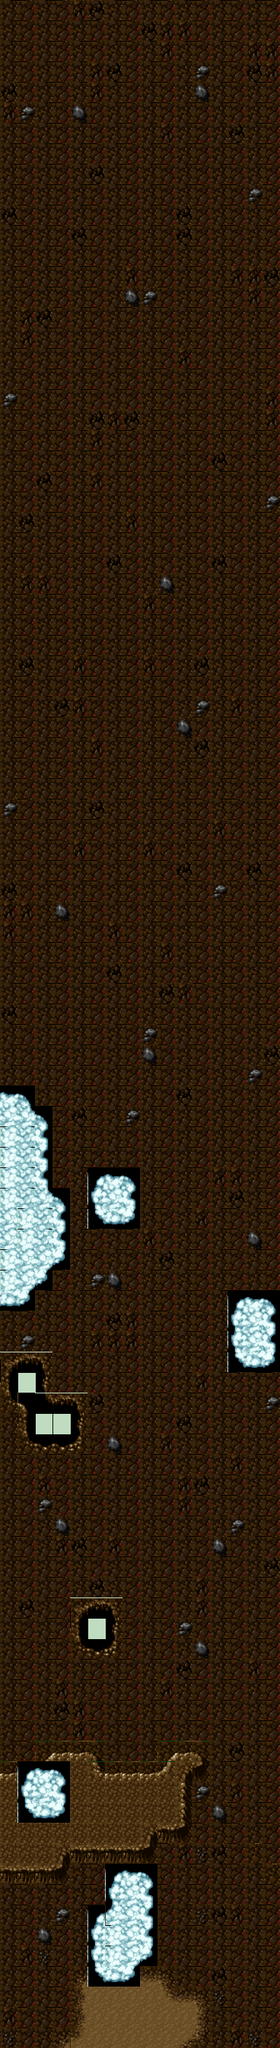

Tiled map render using the project's own tile images. Description and the map definition, with tile-layer contents summarised, below:
An orthogonal 16x100 tile map with 24x28 px tiles, 2 tile layers (ground, sky).

<map version="1.0" orientation="orthogonal" width="16" height="100" tilewidth="24" tileheight="28">
 <tileset firstgid="1" name="level" tilewidth="24" tileheight="28">
  <image source="level.png" trans="000000" width="240" height="1736" />
 </tileset>
 <layer name="ground" width="16" height="100">
  <data>[1600 cells, 1600 non-empty, 39 distinct tile ids]</data>
 </layer>
 <layer name="sky" width="16" height="100">
  <data>[1600 cells, 86 non-empty, 14 distinct tile ids]</data>
 </layer>
</map>